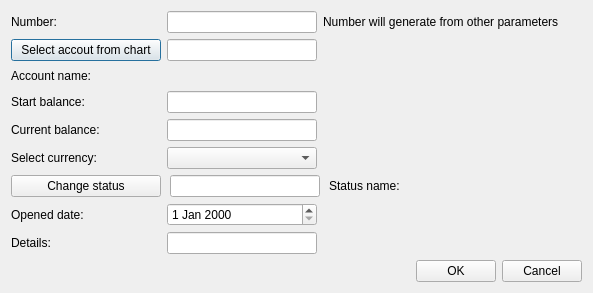
<?xml version="1.0" encoding="UTF-8"?>
<ui version="4.0">
 <class>CreateSubaccount</class>
 <widget class="QDialog" name="CreateSubaccount">
  <property name="geometry">
   <rect>
    <x>0</x>
    <y>0</y>
    <width>593</width>
    <height>287</height>
   </rect>
  </property>
  <property name="sizePolicy">
   <sizepolicy hsizetype="Fixed" vsizetype="Fixed">
    <horstretch>0</horstretch>
    <verstretch>0</verstretch>
   </sizepolicy>
  </property>
  <property name="windowTitle">
   <string>Create/Update subaccount</string>
  </property>
  <property name="locale">
   <locale language="English" country="UnitedStates"/>
  </property>
  <property name="modal">
   <bool>false</bool>
  </property>
  <layout class="QGridLayout" name="gridLayout">
   <property name="leftMargin">
    <number>11</number>
   </property>
   <property name="topMargin">
    <number>11</number>
   </property>
   <property name="rightMargin">
    <number>11</number>
   </property>
   <property name="bottomMargin">
    <number>11</number>
   </property>
   <item row="0" column="0">
    <widget class="QLabel" name="numberLb">
     <property name="minimumSize">
      <size>
       <width>120</width>
       <height>0</height>
      </size>
     </property>
     <property name="text">
      <string>Number:</string>
     </property>
    </widget>
   </item>
   <item row="8" column="1">
    <widget class="QDateEdit" name="openedDateEdit">
     <property name="maximumSize">
      <size>
       <width>150</width>
       <height>16777215</height>
      </size>
     </property>
    </widget>
   </item>
   <item row="1" column="1">
    <widget class="QLineEdit" name="chartOfAccEdit">
     <property name="maximumSize">
      <size>
       <width>150</width>
       <height>16777215</height>
      </size>
     </property>
    </widget>
   </item>
   <item row="2" column="1" colspan="3">
    <widget class="QLabel" name="accNamePh">
     <property name="font">
      <font>
       <family>Times New Roman</family>
       <pointsize>12</pointsize>
       <weight>75</weight>
       <italic>true</italic>
       <bold>true</bold>
      </font>
     </property>
     <property name="text">
      <string/>
     </property>
    </widget>
   </item>
   <item row="1" column="0">
    <widget class="QPushButton" name="chartOfAccBtn">
     <property name="text">
      <string>Select accout from chart</string>
     </property>
    </widget>
   </item>
   <item row="0" column="3">
    <spacer name="horizontalSpacer_2">
     <property name="orientation">
      <enum>Qt::Horizontal</enum>
     </property>
     <property name="sizeHint" stdset="0">
      <size>
       <width>40</width>
       <height>20</height>
      </size>
     </property>
    </spacer>
   </item>
   <item row="10" column="0" colspan="4">
    <layout class="QHBoxLayout" name="horizontalLayout">
     <item>
      <spacer name="horizontalSpacer">
       <property name="orientation">
        <enum>Qt::Horizontal</enum>
       </property>
       <property name="sizeHint" stdset="0">
        <size>
         <width>40</width>
         <height>20</height>
        </size>
       </property>
      </spacer>
     </item>
     <item>
      <widget class="QPushButton" name="okBtn">
       <property name="text">
        <string>OK</string>
       </property>
      </widget>
     </item>
     <item>
      <widget class="QPushButton" name="cancelBtn">
       <property name="text">
        <string>Cancel</string>
       </property>
      </widget>
     </item>
    </layout>
   </item>
   <item row="0" column="1">
    <widget class="QLineEdit" name="numberEdit">
     <property name="minimumSize">
      <size>
       <width>150</width>
       <height>0</height>
      </size>
     </property>
     <property name="maximumSize">
      <size>
       <width>150</width>
       <height>16777215</height>
      </size>
     </property>
     <property name="toolTip">
      <string>&lt;html&gt;&lt;head/&gt;&lt;body&gt;&lt;p&gt;For example: John&lt;/p&gt;&lt;/body&gt;&lt;/html&gt;</string>
     </property>
     <property name="readOnly">
      <bool>true</bool>
     </property>
    </widget>
   </item>
   <item row="5" column="0">
    <widget class="QLabel" name="cBalanceLb">
     <property name="text">
      <string>Current balance:</string>
     </property>
    </widget>
   </item>
   <item row="6" column="0">
    <widget class="QLabel" name="currencyLb">
     <property name="minimumSize">
      <size>
       <width>150</width>
       <height>0</height>
      </size>
     </property>
     <property name="text">
      <string>Select currency:</string>
     </property>
    </widget>
   </item>
   <item row="6" column="1">
    <widget class="QComboBox" name="currencyCmb">
     <property name="maximumSize">
      <size>
       <width>150</width>
       <height>16777215</height>
      </size>
     </property>
    </widget>
   </item>
   <item row="2" column="0">
    <widget class="QLabel" name="accNameLb">
     <property name="text">
      <string>Account name:</string>
     </property>
    </widget>
   </item>
   <item row="3" column="0">
    <widget class="QLabel" name="sBalanceLb">
     <property name="text">
      <string>Start balance:</string>
     </property>
    </widget>
   </item>
   <item row="3" column="1">
    <widget class="QLineEdit" name="startBalanceEdit">
     <property name="minimumSize">
      <size>
       <width>150</width>
       <height>0</height>
      </size>
     </property>
     <property name="maximumSize">
      <size>
       <width>150</width>
       <height>16777215</height>
      </size>
     </property>
     <property name="toolTip">
      <string>&lt;html&gt;&lt;head/&gt;&lt;body&gt;&lt;p&gt;For example: Doe&lt;/p&gt;&lt;/body&gt;&lt;/html&gt;</string>
     </property>
    </widget>
   </item>
   <item row="9" column="0">
    <widget class="QLabel" name="firmLb">
     <property name="text">
      <string>Details:</string>
     </property>
    </widget>
   </item>
   <item row="8" column="0">
    <widget class="QLabel" name="oDateLb">
     <property name="text">
      <string>Opened date:</string>
     </property>
    </widget>
   </item>
   <item row="9" column="1">
    <widget class="QLineEdit" name="detailsEdit">
     <property name="maximumSize">
      <size>
       <width>150</width>
       <height>16777215</height>
      </size>
     </property>
     <property name="toolTip">
      <string>&lt;html&gt;&lt;head/&gt;&lt;body&gt;&lt;p&gt;For example: &amp;quot;Mango Company&amp;quot;&lt;/p&gt;&lt;/body&gt;&lt;/html&gt;</string>
     </property>
    </widget>
   </item>
   <item row="5" column="1">
    <widget class="QLineEdit" name="currentBalanceEdit">
     <property name="minimumSize">
      <size>
       <width>150</width>
       <height>0</height>
      </size>
     </property>
     <property name="maximumSize">
      <size>
       <width>150</width>
       <height>16777215</height>
      </size>
     </property>
     <property name="toolTip">
      <string>&lt;html&gt;&lt;head/&gt;&lt;body&gt;&lt;p&gt;For example: John.Doe@gmail.com (does not mandatory field)&lt;/p&gt;&lt;/body&gt;&lt;/html&gt;</string>
     </property>
    </widget>
   </item>
   <item row="0" column="2">
    <widget class="QLabel" name="label">
     <property name="text">
      <string>Number will generate from other parameters</string>
     </property>
    </widget>
   </item>
   <item row="7" column="0" colspan="4">
    <widget class="QWidget" name="statusWidget" native="true">
     <layout class="QHBoxLayout" name="horizontalLayout_3">
      <property name="spacing">
       <number>9</number>
      </property>
      <property name="leftMargin">
       <number>0</number>
      </property>
      <property name="topMargin">
       <number>0</number>
      </property>
      <property name="rightMargin">
       <number>0</number>
      </property>
      <property name="bottomMargin">
       <number>0</number>
      </property>
      <item>
       <widget class="QPushButton" name="statusBtn">
        <property name="sizePolicy">
         <sizepolicy hsizetype="Fixed" vsizetype="Fixed">
          <horstretch>0</horstretch>
          <verstretch>0</verstretch>
         </sizepolicy>
        </property>
        <property name="minimumSize">
         <size>
          <width>150</width>
          <height>0</height>
         </size>
        </property>
        <property name="text">
         <string>Change status</string>
        </property>
       </widget>
      </item>
      <item>
       <widget class="QLineEdit" name="statusEdit">
        <property name="minimumSize">
         <size>
          <width>150</width>
          <height>0</height>
         </size>
        </property>
        <property name="maximumSize">
         <size>
          <width>150</width>
          <height>16777215</height>
         </size>
        </property>
        <property name="readOnly">
         <bool>true</bool>
        </property>
       </widget>
      </item>
      <item>
       <widget class="QLabel" name="statusLb">
        <property name="text">
         <string>Status name:</string>
        </property>
       </widget>
      </item>
      <item>
       <widget class="QLabel" name="statusPh">
        <property name="minimumSize">
         <size>
          <width>120</width>
          <height>0</height>
         </size>
        </property>
        <property name="font">
         <font>
          <family>Times New Roman</family>
          <pointsize>12</pointsize>
          <weight>75</weight>
          <italic>true</italic>
          <bold>true</bold>
         </font>
        </property>
        <property name="text">
         <string/>
        </property>
       </widget>
      </item>
     </layout>
    </widget>
   </item>
  </layout>
 </widget>
 <tabstops>
  <tabstop>numberEdit</tabstop>
  <tabstop>startBalanceEdit</tabstop>
  <tabstop>currentBalanceEdit</tabstop>
  <tabstop>detailsEdit</tabstop>
  <tabstop>okBtn</tabstop>
  <tabstop>cancelBtn</tabstop>
 </tabstops>
 <resources/>
 <connections/>
</ui>
